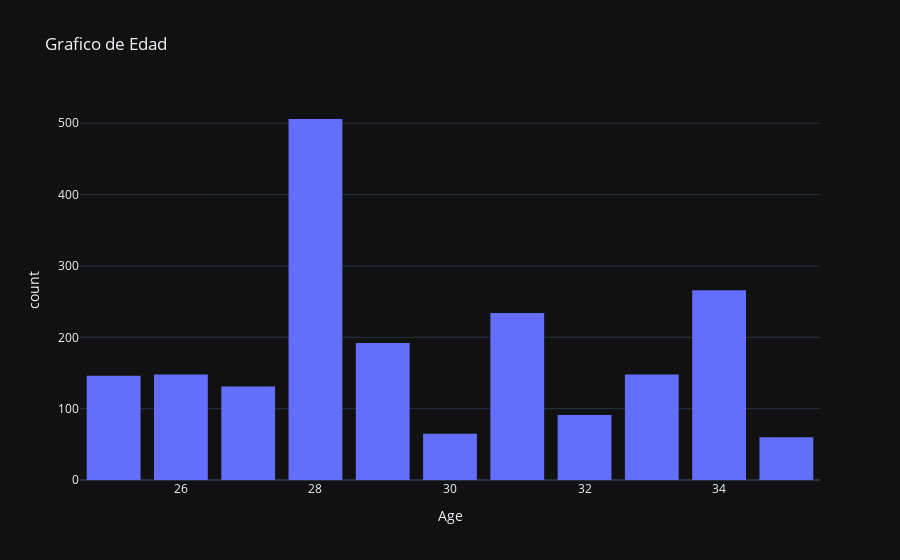

Write notebook code for a chart like this one.
### Markdown cell above
#### Analisis Univariante

### Code cell
fig=px.histogram(travel, 'Age', title='Grafico de Edad', template='plotly_dark')
fig.update_layout(bargap=0.2)
fig.show()

#la mayoria tiene 28 años

### Figure 1 — Plotly figure (JSON) as saved in the notebook; plotly's stock layout.template omitted (floating-point values rounded to 4 significant figures; data arrays with more than 128 entries replaced by an {"elided": "..."} marker saying what was removed)
{"data": [{"alignmentgroup": "True", "bingroup": "x", "hovertemplate": "Age=%{x}<br>count=%{y}<extra></extra>", "legendgroup": "", "marker": {"color": "#636efa", "pattern": {"shape": ""}}, "name": "", "offsetgroup": "", "orientation": "v", "showlegend": false, "type": "histogram", "x": {"elided": "1987 int values"}, "xaxis": "x", "yaxis": "y"}], "layout": {"bargap": 0.2, "barmode": "relative", "legend": {"tracegroupgap": 0}, "title": {"text": "Grafico de Edad"}, "xaxis": {"anchor": "y", "domain": [0, 1], "title": {"text": "Age"}}, "yaxis": {"anchor": "x", "domain": [0, 1], "title": {"text": "count"}}}}
